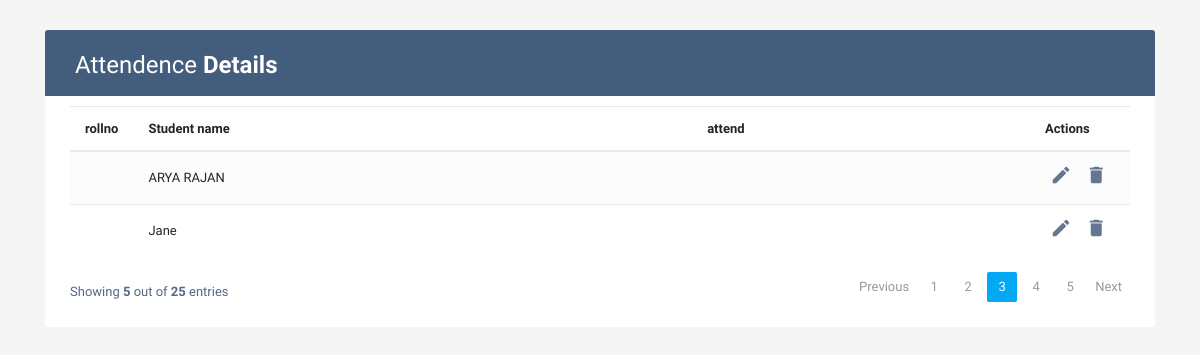
The app's page /studentinfo/attendhead.php, older data.
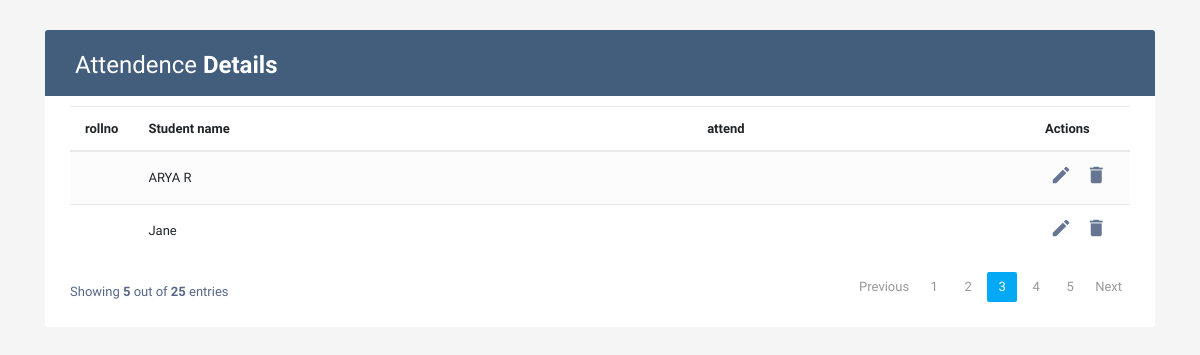
The same page, newer data.
### tables this page shows
CREATE TABLE `student` (
  `id` int(50) NOT NULL,
  `regno` varchar(50) DEFAULT NULL,
  `name` varchar(50) DEFAULT NULL,
  `dept` varchar(50) DEFAULT NULL,
  `admissionno` int(50) DEFAULT NULL,
  `contactno` int(50) DEFAULT NULL,
  `batch` varchar(50) DEFAULT NULL,
  `academicyear` varchar(50) DEFAULT NULL
);

### studentinfo/stuserver.php (called while the page is built, shortened)
<?php
	$db = mysqli_connect('localhost', 'root', '', 'studmanag');
	$results = mysqli_query($db,"SELECT * FROM STUDENT");
?>

### studentinfo/attendhead.php (the view, shortened to what this page needs)
<?php  include('stuserver.php');
?>
<!DOCTYPE html>
<html lang="en">
<head>
<link rel="stylesheet" href="https://stackpath.bootstrapcdn.com/bootstrap/4.5.0/css/bootstrap.min.css">
<link rel="stylesheet" href="https://maxcdn.bootstrapcdn.com/font-awesome/4.7.0/css/font-awesome.min.css">
</head>
<body>
<div class="container-xl">
	<div class="table-responsive">
		<div class="table-wrapper">
			<div class="table-title">
				<div class="row">
					<div class="col-sm-6">
						<h2>Attendence <b>Details</b></h2>
					</div>
				</div>
			</div>
			<table class="table table-striped table-hover">
				<thead>
					<tr>
            <th>rollno</th>
            <th>Student name</th>
      <th>attend</th>
						<th>Actions</th>
					</tr>
</thead>
						<?php while ($row = mysqli_fetch_array($results)) { ?>
							<tr>
			<td><?php echo $row['rollno']; ?></td>
			<td><?php echo $row['name']; ?></td>
            <td><?php echo $row['attend']; ?></td>
    	<td>
		                    <a href = "studadd.php?edit=<?php echo $row ['id']; ?>" ><i class="material-icons" data-toggle="tooltip" title="Edit">&#xE254;</i></a>
							<a href = "stuserver.php?del=<?php echo $row ['id']; ?>"><i class="material-icons" data-toggle="tooltip" title="Delete">&#xE872;</i></a>
						</td>
							<?php } ?>
					</tr>
			</table>
			<div class="clearfix">
				<div class="hint-text">Showing <b>5</b> out of <b>25</b> entries</div>
				<ul class="pagination">
					<li class="page-item disabled"><a href="#">Previous</a></li>
					<li class="page-item"><a href="#" class="page-link">1</a></li>
					<li class="page-item"><a href="#" class="page-link">2</a></li>
					<li class="page-item active"><a href="#" class="page-link">3</a></li>
					<li class="page-item"><a href="#" class="page-link">4</a></li>
					<li class="page-item"><a href="#" class="page-link">5</a></li>
					<li class="page-item"><a href="#" class="page-link">Next</a></li>
				</ul>
			</div>
		</div>
	</div>
</div>
</body>
</html>

Row changes from the older to the newer data that the page shows:
changed student: name "ARYA RAJAN" → "ARYA R"
